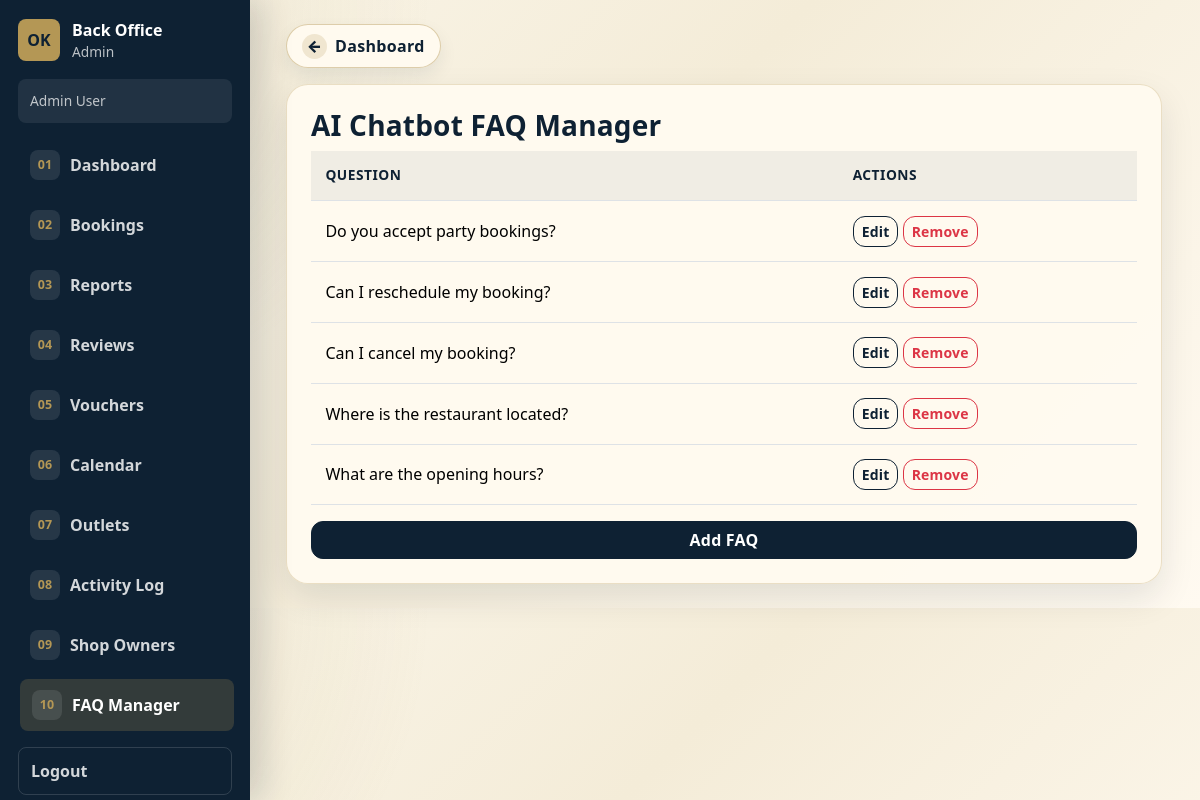
/admin/manage_faqs.php (signed in), run on the app's committed database.
### tables this page shows
CREATE TABLE faqs (
  faq_id INT AUTO_INCREMENT PRIMARY KEY,
  question VARCHAR(255) NOT NULL,
  answer TEXT NOT NULL,
  keywords VARCHAR(255) NOT NULL,
  created_by INT NULL,
  created_at TIMESTAMP DEFAULT CURRENT_TIMESTAMP,
  updated_at TIMESTAMP DEFAULT CURRENT_TIMESTAMP ON UPDATE CURRENT_TIMESTAMP,
  FOREIGN KEY (created_by) REFERENCES users(user_id) ON DELETE SET NULL
);

### includes/functions.php (called while the page is built, shortened)
<?php
function h($value)
{
    return htmlspecialchars($value ?? '', ENT_QUOTES, 'UTF-8');
}

### admin/manage_faqs.php (the view, shortened to what this page needs)
<?php
require_once '../includes/db.php';
require_once '../includes/functions.php';
$faqs = $pdo->query('SELECT * FROM faqs ORDER BY faq_id DESC')->fetchAll();
?>
<!doctype html>
<html>
<head>
  <link href="https://cdn.jsdelivr.net/npm/bootstrap@5.3.3/dist/css/bootstrap.min.css" rel="stylesheet">
  <link rel="stylesheet" href="../assets/style.css">
</head>
<body>
  <?php include 'staff_sidebar.php'; ?><main class="container py-4"><a href="dashboard.php" class="btn-nav-icon mb-3"><span class="btn-nav-icon-symbol">←</span><span>Dashboard</span></a>
    <div class="card ok-card p-4">
      <h3>AI Chatbot FAQ Manager</h3>
      <table class="table">
        <thead>
          <tr>
            <th>Question</th>
            <th>Actions</th>
          </tr>
        </thead>
        <tbody><?php foreach ($faqs as $f): ?><tr>
              <td><?= h($f['question']) ?></td>
              <td><a class="btn btn-sm btn-outline-dark" href="edit_faq.php?id=<?= $f['faq_id'] ?>">Edit</a> <a class="btn btn-sm btn-outline-danger" href="delete_faq.php?id=<?= $f['faq_id'] ?>">Remove</a></td>
            </tr><?php endforeach; ?></tbody>
      </table><a class="btn btn-dark" href="add_faq.php">Add FAQ</a>
    </div>
  </main>
</body>
</html>

### assets/style.css (style rules this page uses)
:root { --ok-navy: #0e2133; --ok-navy-2: #152d45; --ok-gold: #b49755; --ok-gold-dark: #8b7138; --ok-cream: #f6f0df; --ok-paper: #fffaf0; --ok-ink: #1b2430; --ok-muted: #6d654f; }
* { box-sizing: border-box }
body { background: radial-gradient(circle at top left, rgba(180, 151, 85, .22), transparent 32%), linear-gradient(135deg, #fbf7ec 0%, #f4ecd8 45%, #fffaf1 100%); color: var(--ok-ink); font-family: system-ui, -apple-system, BlinkMacSystemFont, "Segoe UI", sans-serif; }
main.container { max-width: 1180px }
.ok-card { border-radius: 22px; border: 1px solid rgba(180, 151, 85, .28); box-shadow: 0 14px 34px rgba(14, 33, 51, .10); background: rgba(255, 250, 240, .96); }
h1, h2, h3, h4, h5 { font-weight: 800; color: var(--ok-navy); letter-spacing: .2px }
.btn { border-radius: 12px; font-weight: 700; letter-spacing: .2px }
.btn-dark { background: var(--ok-navy); border-color: var(--ok-navy) }
.btn-outline-dark { border-color: var(--ok-navy); color: var(--ok-navy) }
.table { --bs-table-bg: transparent }
.table thead th { background: rgba(14, 33, 51, .06); color: var(--ok-navy); font-size: .86rem; text-transform: uppercase; letter-spacing: .5px }
.table td, .table th { vertical-align: middle; padding: .9rem }
.btn-nav-icon { display: inline-flex; align-items: center; gap: 0.5rem; border-radius: 999px; padding: 0.55rem 0.95rem; background: rgba(255, 250, 240, 0.96); border: 1px solid rgba(180, 151, 85, 0.45); color: var(--ok-navy); text-decoration: none; font-weight: 800; letter-spacing: 0.02em; box-shadow: 0 8px 18px rgba(14, 33, 51, 0.08); transition: transform 0.18s ease, box-shadow 0.18s ease, background-color 0.18s ease, color 0.18s ease; }
.btn-nav-icon-symbol { display: inline-grid; place-items: center; width: 1.55rem; height: 1.55rem; border-radius: 50%; background: rgba(180, 151, 85, 0.2); color: inherit; font-weight: 900; }
@media (min-width: 992px) { .staff-sidebar~main.container { max-width: calc(100% - 300px); margin-left: 274px; margin-right: 24px; } }

### admin/staff_sidebar.php (style rules this page uses)
@media (min-width: 992px) { .staff-sidebar~main.container { max-width: calc(100% - 300px); margin-left: 274px; margin-right: 24px; } }

### data on the page
faqs: question "Do you accept party bookings?"
faqs: question "Can I reschedule my booking?"
faqs: question "Can I cancel my booking?"
faqs: question "Where is the restaurant located?"
faqs: question "What are the opening hours?"

### other printed values
$staffSidebarIsAdmin ? 'Admin' : 'Shop Owner' "Admin"
$staffSidebarName "Admin User"
$link['icon'] "01"
$link['label'] "Dashboard"
$link['icon'] "02"
$link['label'] "Bookings"
$link['icon'] "03"
$link['label'] "Reports"
$link['icon'] "04"
$link['label'] "Reviews"
$link['icon'] "05"
$link['label'] "Vouchers"
$link['icon'] "06"
$link['label'] "Calendar"
$link['icon'] "07"
